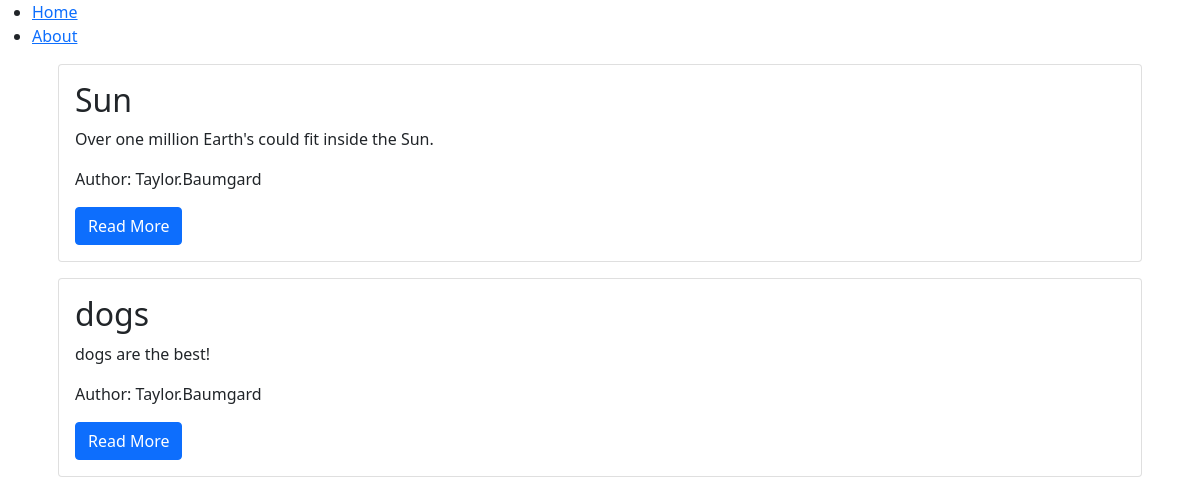
/, run on an earlier commit of the app's database.
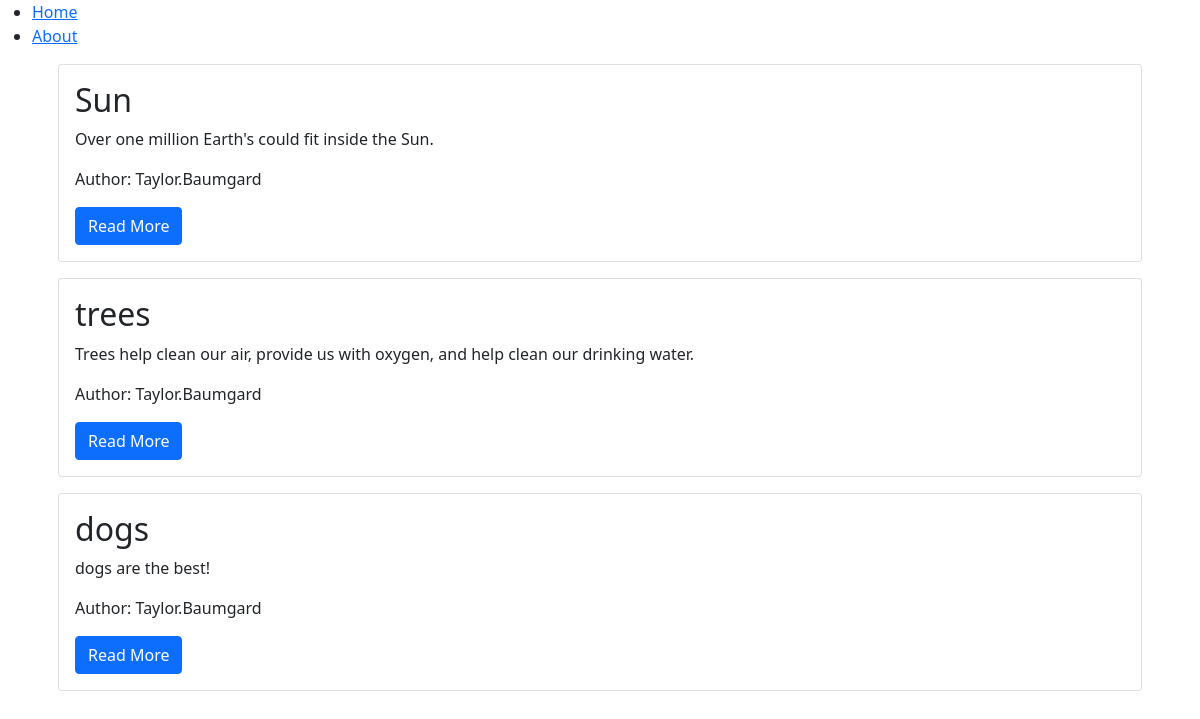
And on a later commit of the database.
### blog/models.py (models this page shows, shortened)
class Post(models.Model):
    title = models.CharField(max_length=200)
    content = models.TextField()
    date_created = models.DateTimeField(auto_now_add=True)
    slug = models.SlugField(max_length=200, unique=True)
    author = models.ForeignKey(to=User, on_delete=models.CASCADE)
    status = models.IntegerField(choices=STATUS, default=0)

### blog/views.py (the view)
# urls.py: path('', views.PostList.as_view(), name= 'home'),
class PostList(generic.ListView):
    queryset = Post.objects.filter(status=1).order_by('-date_created')
    template_name = 'index.html'

### templates/index.html
{% extends 'base.html' %}
{% block content %}
        <div class="container">
        {% for post in post_list%}
            <div class="card m-3">
                <div class="card-body">
                    <h2 class="card-title">
                        {{post.title}}
                    </h2>
                    <p class="card-text">
                        {{post.content | slice:"500"}}
                    </p>
                    <p class ="card-text">
                        Author: {{post.author | title}}
                    </p>
                    <a class="btn btn-primary" href="{% url 'blog_view' post.slug %}">Read More</a></h2>
                </div>
            </div>
         {% endfor %}
        </div>
{% endblock content %}

What changed in the data, as far as the page shows it:
now on this page (row edited): Post: title "trees", content "Trees help clean our air, provide us with oxygen, and help clean our drinking water.", author "Taylor.Baumgard"
